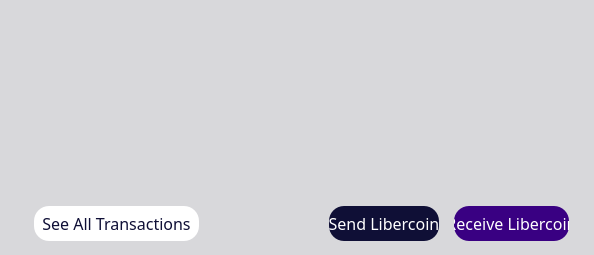
           <widget class="QFrame" name="frame_4">
            <property name="palette">
             <palette>
              <active>
               <colorrole role="Button">
                <brush brushstyle="SolidPattern">
                 <color alpha="255">
                  <red>216</red>
                  <green>216</green>
                  <blue>219</blue>
                 </color>
                </brush>
               </colorrole>
               <colorrole role="Base">
                <brush brushstyle="SolidPattern">
                 <color alpha="255">
                  <red>216</red>
                  <green>216</green>
                  <blue>219</blue>
                 </color>
                </brush>
               </colorrole>
               <colorrole role="Window">
                <brush brushstyle="SolidPattern">
                 <color alpha="255">
                  <red>216</red>
                  <green>216</green>
                  <blue>219</blue>
                 </color>
                </brush>
               </colorrole>
              </active>
              <inactive>
               <colorrole role="Button">
                <brush brushstyle="SolidPattern">
                 <color alpha="255">
                  <red>216</red>
                  <green>216</green>
                  <blue>219</blue>
                 </color>
                </brush>
               </colorrole>
               <colorrole role="Base">
                <brush brushstyle="SolidPattern">
                 <color alpha="255">
                  <red>216</red>
                  <green>216</green>
                  <blue>219</blue>
                 </color>
                </brush>
               </colorrole>
               <colorrole role="Window">
                <brush brushstyle="SolidPattern">
                 <color alpha="255">
                  <red>216</red>
                  <green>216</green>
                  <blue>219</blue>
                 </color>
                </brush>
               </colorrole>
              </inactive>
              <disabled>
               <colorrole role="Button">
                <brush brushstyle="SolidPattern">
                 <color alpha="255">
                  <red>216</red>
                  <green>216</green>
                  <blue>219</blue>
                 </color>
                </brush>
               </colorrole>
               <colorrole role="Base">
                <brush brushstyle="SolidPattern">
                 <color alpha="255">
                  <red>216</red>
                  <green>216</green>
                  <blue>219</blue>
                 </color>
                </brush>
               </colorrole>
               <colorrole role="Window">
                <brush brushstyle="SolidPattern">
                 <color alpha="255">
                  <red>216</red>
                  <green>216</green>
                  <blue>219</blue>
                 </color>
                </brush>
               </colorrole>
              </disabled>
             </palette>
            </property>
            <property name="styleSheet">
             <string notr="true">background-color: rgb(216, 216, 219);
border:0;</string>
            </property>
            <property name="frameShape">
             <enum>QFrame::StyledPanel</enum>
            </property>
            <property name="frameShadow">
             <enum>QFrame::Plain</enum>
            </property>
            <layout class="QVBoxLayout" name="verticalLayout">
             <property name="spacing">
              <number>0</number>
             </property>
             <property name="leftMargin">
              <number>0</number>
             </property>
             <property name="topMargin">
              <number>0</number>
             </property>
             <property name="rightMargin">
              <number>0</number>
             </property>
             <property name="bottomMargin">
              <number>0</number>
             </property>
             <item>
              <widget class="QListView" name="listTransactions">
               <property name="sizePolicy">
                <sizepolicy hsizetype="Expanding" vsizetype="Expanding">
                 <horstretch>0</horstretch>
                 <verstretch>0</verstretch>
                </sizepolicy>
               </property>
               <property name="palette">
                <palette>
                 <active>
                  <colorrole role="Button">
                   <brush brushstyle="SolidPattern">
                    <color alpha="255">
                     <red>255</red>
                     <green>255</green>
                     <blue>255</blue>
                    </color>
                   </brush>
                  </colorrole>
                  <colorrole role="Light">
                   <brush brushstyle="SolidPattern">
                    <color alpha="255">
                     <red>0</red>
                     <green>255</green>
                     <blue>255</blue>
                    </color>
                   </brush>
                  </colorrole>
                  <colorrole role="BrightText">
                   <brush brushstyle="SolidPattern">
                    <color alpha="255">
                     <red>255</red>
                     <green>0</green>
                     <blue>255</blue>
                    </color>
                   </brush>
                  </colorrole>
                  <colorrole role="Base">
                   <brush brushstyle="SolidPattern">
                    <color alpha="255">
                     <red>255</red>
                     <green>255</green>
                     <blue>255</blue>
                    </color>
                   </brush>
                  </colorrole>
                  <colorrole role="Window">
                   <brush brushstyle="SolidPattern">
                    <color alpha="255">
                     <red>255</red>
                     <green>255</green>
                     <blue>255</blue>
                    </color>
                   </brush>
                  </colorrole>
                  <colorrole role="AlternateBase">
                   <brush brushstyle="SolidPattern">
                    <color alpha="255">
                     <red>0</red>
                     <green>0</green>
                     <blue>255</blue>
                    </color>
                   </brush>
                  </colorrole>
                  <colorrole role="NoRole">
                   <brush brushstyle="SolidPattern">
                    <color alpha="255">
                     <red>0</red>
                     <green>0</green>
                     <blue>255</blue>
                    </color>
                   </brush>
                  </colorrole>
                 </active>
                 <inactive>
                  <colorrole role="Button">
                   <brush brushstyle="SolidPattern">
                    <color alpha="255">
                     <red>255</red>
                     <green>255</green>
                     <blue>255</blue>
                    </color>
                   </brush>
                  </colorrole>
                  <colorrole role="Light">
                   <brush brushstyle="SolidPattern">
                    <color alpha="255">
                     <red>0</red>
                     <green>255</green>
                     <blue>255</blue>
                    </color>
                   </brush>
                  </colorrole>
                  <colorrole role="BrightText">
                   <brush brushstyle="SolidPattern">
                    <color alpha="255">
                     <red>255</red>
                     <green>0</green>
                     <blue>255</blue>
                    </color>
                   </brush>
                  </colorrole>
                  <colorrole role="Base">
                   <brush brushstyle="SolidPattern">
                    <color alpha="255">
                     <red>255</red>
                     <green>255</green>
                     <blue>255</blue>
                    </color>
                   </brush>
                  </colorrole>
                  <colorrole role="Window">
                   <brush brushstyle="SolidPattern">
                    <color alpha="255">
                     <red>255</red>
                     <green>255</green>
                     <blue>255</blue>
                    </color>
                   </brush>
                  </colorrole>
                  <colorrole role="AlternateBase">
                   <brush brushstyle="SolidPattern">
                    <color alpha="255">
                     <red>0</red>
                     <green>0</green>
                     <blue>255</blue>
                    </color>
                   </brush>
                  </colorrole>
                  <colorrole role="NoRole">
                   <brush brushstyle="SolidPattern">
                    <color alpha="255">
                     <red>0</red>
                     <green>0</green>
                     <blue>255</blue>
                    </color>
                   </brush>
                  </colorrole>
                 </inactive>
                 <disabled>
                  <colorrole role="Button">
                   <brush brushstyle="SolidPattern">
                    <color alpha="255">
                     <red>255</red>
                     <green>255</green>
                     <blue>255</blue>
                    </color>
                   </brush>
                  </colorrole>
                  <colorrole role="Light">
                   <brush brushstyle="SolidPattern">
                    <color alpha="255">
                     <red>0</red>
                     <green>255</green>
                     <blue>255</blue>
                    </color>
                   </brush>
                  </colorrole>
                  <colorrole role="BrightText">
                   <brush brushstyle="SolidPattern">
                    <color alpha="255">
                     <red>255</red>
                     <green>0</green>
                     <blue>255</blue>
                    </color>
                   </brush>
                  </colorrole>
                  <colorrole role="Base">
                   <brush brushstyle="SolidPattern">
                    <color alpha="255">
                     <red>255</red>
                     <green>255</green>
                     <blue>255</blue>
                    </color>
                   </brush>
                  </colorrole>
                  <colorrole role="Window">
                   <brush brushstyle="SolidPattern">
                    <color alpha="255">
                     <red>255</red>
                     <green>255</green>
                     <blue>255</blue>
                    </color>
                   </brush>
                  </colorrole>
                  <colorrole role="AlternateBase">
                   <brush brushstyle="SolidPattern">
                    <color alpha="255">
                     <red>0</red>
                     <green>0</green>
                     <blue>255</blue>
                    </color>
                   </brush>
                  </colorrole>
                  <colorrole role="NoRole">
                   <brush brushstyle="SolidPattern">
                    <color alpha="255">
                     <red>0</red>
                     <green>0</green>
                     <blue>255</blue>
                    </color>
                   </brush>
                  </colorrole>
                 </disabled>
                </palette>
               </property>
               <property name="font">
                <font>
                 <family>ZoinLight</family>
                 <pointsize>12</pointsize>
                </font>
               </property>
               <property name="styleSheet">
                <string notr="true">background-color: rgb(255, 255, 255);
QListView { background: transparent; };
border:0;
padding-left: 25;
padding-right:25;
padding-top: 15;
padding-bottom: 15;</string>
               </property>
               <property name="frameShape">
                <enum>QFrame::StyledPanel</enum>
               </property>
               <property name="frameShadow">
                <enum>QFrame::Plain</enum>
               </property>
               <property name="verticalScrollBarPolicy">
                <enum>Qt::ScrollBarAlwaysOff</enum>
               </property>
               <property name="horizontalScrollBarPolicy">
                <enum>Qt::ScrollBarAlwaysOff</enum>
               </property>
               <property name="selectionMode">
                <enum>QAbstractItemView::NoSelection</enum>
               </property>
               <property name="spacing">
                <number>0</number>
               </property>
              </widget>
             </item>
             <item>
              <widget class="QFrame" name="frame_2">
               <property name="sizePolicy">
                <sizepolicy hsizetype="Preferred" vsizetype="Preferred">
                 <horstretch>0</horstretch>
                 <verstretch>0</verstretch>
                </sizepolicy>
               </property>
               <property name="minimumSize">
                <size>
                 <width>0</width>
                 <height>0</height>
                </size>
               </property>
               <property name="styleSheet">
                <string notr="true">border:0</string>
               </property>
               <property name="frameShape">
                <enum>QFrame::StyledPanel</enum>
               </property>
               <property name="frameShadow">
                <enum>QFrame::Raised</enum>
               </property>
               <property name="lineWidth">
                <number>0</number>
               </property>
               <layout class="QHBoxLayout" name="horizontalLayout_6">
                <property name="spacing">
                 <number>40</number>
                </property>
                <property name="leftMargin">
                 <number>25</number>
                </property>
                <property name="topMargin">
                 <number>5</number>
                </property>
                <property name="rightMargin">
                 <number>25</number>
                </property>
                <property name="bottomMargin">
                 <number>5</number>
                </property>
                <item>
                 <widget class="QFrame" name="frame_5">
                  <property name="frameShape">
                   <enum>QFrame::StyledPanel</enum>
                  </property>
                  <property name="frameShadow">
                   <enum>QFrame::Raised</enum>
                  </property>
                  <layout class="QHBoxLayout" name="horizontalLayout_10">
                   <property name="rightMargin">
                    <number>0</number>
                   </property>
                   <item>
                    <widget class="QPushButton" name="seeAllTransactions">
                     <property name="sizePolicy">
                      <sizepolicy hsizetype="MinimumExpanding" vsizetype="Fixed">
                       <horstretch>0</horstretch>
                       <verstretch>0</verstretch>
                      </sizepolicy>
                     </property>
                     <property name="minimumSize">
                      <size>
                       <width>165</width>
                       <height>0</height>
                      </size>
                     </property>
                     <property name="font">
                      <font>
                       <family>ZoinRegular</family>
                       <pointsize>12</pointsize>
                       <weight>50</weight>
                       <bold>false</bold>
                      </font>
                     </property>
                     <property name="styleSheet">
                      <string notr="true">color: rgb(15, 15, 54);
border-radius:15px;
height:35px;
width:10px;
border-color:gray;
border-width:0px;
background-color:white;
border-style:solid;</string>
                     </property>
                     <property name="text">
                      <string>See All Transactions</string>
                     </property>
                     <property name="iconSize">
                      <size>
                       <width>16</width>
                       <height>16</height>
                      </size>
                     </property>
                     <property name="flat">
                      <bool>false</bool>
                     </property>
                    </widget>
                   </item>
                   <item>
                    <spacer name="horizontalSpacer_4">
                     <property name="orientation">
                      <enum>Qt::Horizontal</enum>
                     </property>
                     <property name="sizeHint" stdset="0">
                      <size>
                       <width>40</width>
                       <height>20</height>
                      </size>
                     </property>
                    </spacer>
                   </item>
                  </layout>
                 </widget>
                </item>
                <item>
                 <layout class="QHBoxLayout" name="horizontalLayout_5">
                  <property name="spacing">
                   <number>15</number>
                  </property>
                  <property name="leftMargin">
                   <number>50</number>
                  </property>
                  <item>
                   <widget class="QPushButton" name="send">
                    <property name="sizePolicy">
                     <sizepolicy hsizetype="MinimumExpanding" vsizetype="Fixed">
                      <horstretch>0</horstretch>
                      <verstretch>0</verstretch>
                     </sizepolicy>
                    </property>
                    <property name="minimumSize">
                     <size>
                      <width>110</width>
                      <height>0</height>
                     </size>
                    </property>
                    <property name="font">
                     <font>
                      <family>ZoinRegular</family>
                      <pointsize>12</pointsize>
                      <weight>50</weight>
                      <bold>false</bold>
                     </font>
                    </property>
                    <property name="autoFillBackground">
                     <bool>false</bool>
                    </property>
                    <property name="styleSheet">
                     <string notr="true">background-color: rgb(15, 15, 54);
color: white;
border-radius:15px;
height:35px;
width:50px;
border-width:0px;</string>
                    </property>
                    <property name="text">
                     <string>Send Libercoin</string>
                    </property>
                   </widget>
                  </item>
                  <item>
                   <widget class="QPushButton" name="receive">
                    <property name="sizePolicy">
                     <sizepolicy hsizetype="MinimumExpanding" vsizetype="Fixed">
                      <horstretch>0</horstretch>
                      <verstretch>0</verstretch>
                     </sizepolicy>
                    </property>
                    <property name="minimumSize">
                     <size>
                      <width>115</width>
                      <height>0</height>
                     </size>
                    </property>
                    <property name="font">
                     <font>
                      <family>ZoinRegular</family>
                      <pointsize>12</pointsize>
                      <weight>50</weight>
                      <bold>false</bold>
                     </font>
                    </property>
                    <property name="styleSheet">
                     <string notr="true">background-color: rgb(57, 0, 130);
color: white;
border-radius:15px;
height:35px;
width:60px;
border-width:0px;</string>
                    </property>
                    <property name="text">
                     <string>Receive Libercoin</string>
                    </property>
                    <property name="iconSize">
                     <size>
                      <width>16</width>
                      <height>16</height>
                     </size>
                    </property>
                   </widget>
                  </item>
                 </layout>
                </item>
               </layout>
              </widget>
             </item>
            </layout>
           </widget>
